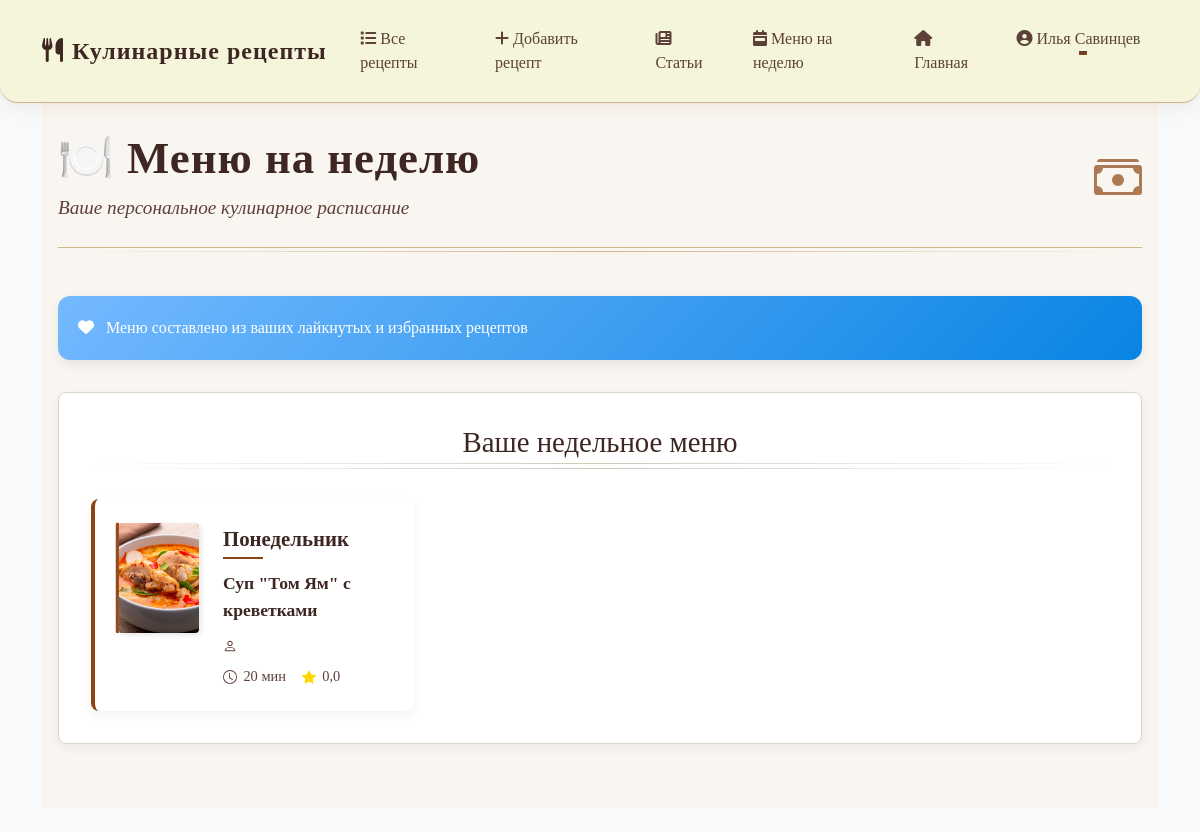
Screenshot of /accounts/menu-for-week/ (signed in) with the database file from the repository.
### accounts/models.py (models this page shows, shortened)
class User(AbstractBaseUser, PermissionsMixin):
    email = models.EmailField(unique=True)
    first_name = models.CharField(max_length=30, blank=True)
    last_name = models.CharField(max_length=30, blank=True)
    is_staff = models.BooleanField(default=False)
    is_active = models.BooleanField(default=True)
    date_joined = models.DateTimeField(default=timezone.now)
    USERNAME_FIELD = 'email'
    REQUIRED_FIELDS = []
    objects = UserManager()

class Recipe(models.Model):
    title = models.CharField(max_length=200)
    description = models.TextField(blank=True)
    ingredients = models.TextField(blank=True)
    instructions = models.TextField()
    created_at = models.DateTimeField(auto_now_add=True)
    updated_at = models.DateTimeField(auto_now=True)
    author = models.ForeignKey(User, on_delete=models.CASCADE, related_name='recipes')
    steps = models.TextField(blank=True)
    prep_time = models.PositiveIntegerField(null=True, blank=True, help_text='Время приготовления в минутах')
    cook_time = models.PositiveIntegerField(null=True, blank=True, help_text='Время готовки в минутах')
    image = models.ImageField(upload_to='recipe_images/', null=True, blank=True)
    MODERATION_STATUS_CHOICES = [
        ('pending', 'На модерации'),
        ('approved', 'Одобрен'),
        ('rejected', 'Отклонён'),
    ]
    moderation_status = models.CharField(max_length=10, choices=MODERATION_STATUS_CHOICES, default='pending')
    slug = models.SlugField(max_length=255, unique=True, blank=True)

### accounts/views.py (the view)
# urls.py: path('menu-for-week/', menu_for_week_view, name='menu_for_week'),
@login_required
def menu_for_week_view(request):
    user = request.user
    liked_recipes = Recipe.objects.filter(likes__user=user)
    favorite_recipes = Recipe.objects.filter(favorited_by__user=user)
    user_recipes = (liked_recipes | favorite_recipes).distinct()
    if user_recipes.exists():
        recipes_qs = user_recipes
    else:
        recipes_qs = Recipe.objects.annotate(likes_count=Count('likes')).order_by('-likes_count', '-created_at')[:20]
    recipes_list = list(recipes_qs)
    random.shuffle(recipes_list)
    week_menu = recipes_list[:7]
    days = [
        'Понедельник', 'Вторник', 'Среда', 'Четверг', 'Пятница', 'Суббота', 'Воскресенье'
    ]
    menu = list(zip(days, week_menu))
    return render(request, 'accounts/menu_for_week.html', {'menu': menu, 'has_user_activity': user_recipes.exists()})

### accounts/templates/accounts/menu_for_week.html (shortened to what this page needs)
{% extends 'base.html' %}
{% block content %}
<div class="menu-container">
    <div class="menu-header">
        <div class="header-content">
            <h1 class="menu-title">🍽️ Меню на неделю</h1>
            <p class="menu-subtitle">Ваше персональное кулинарное расписание</p>
        </div>
        <div class="menu-icon">
        </div>
    </div>
    {% if has_user_activity %}
        <div class="menu-alert alert-info">
            <i class="fas fa-heart me-2"></i> Меню составлено из ваших лайкнутых и избранных рецептов
        </div>
    {% else %}
        <div class="menu-alert alert-warning">
            <i class="fas fa-fire me-2"></i> У вас пока нет лайкнутых рецептов — мы подобрали самые популярные!
        </div>
    {% endif %}
    <div class="menu-shelf">
        <div class="shelf-header">
            <h2 class="shelf-title">Ваше недельное меню</h2>
            <div class="shelf-decoration"></div>
        </div>
        <div class="menu-days">
            {% for day, recipe in menu %}
                <div class="menu-day">
                    <div class="day-book">
                        {% if recipe.image %}
                            <img src="{{ recipe.image.url }}" alt="{{ recipe.title }}" class="day-image">
                        {% endif %}
                        <div class="day-spine"></div>
                    </div>
                    <div class="day-info">
                        <div class="day-name">{{ day }}</div>
                        {% if recipe.slug %}
                            <a href="{% url 'recipe_detail' recipe.slug %}" class="recipe-title">{{ recipe.title }}</a>
                        {% else %}
                            <span class="recipe-title" style="background:#ccc;cursor:not-allowed;pointer-events:none;">{{ recipe.title }}</span>
                        {% endif %}
                        <div class="recipe-author">
                        </div>
                        <div class="recipe-meta">
                            <div class="recipe-time">
                                <svg xmlns="http://www.w3.org/2000/svg" width="14" height="14" fill="currentColor" viewBox="0 0 16 16">
                                    <path d="M8 3.5a.5.5 0 0 0-1 0V9a.5.5 0 0 0 .252.434l3.5 2a.5.5 0 0 0 .496-.868L8 8.71V3.5z"/>
                                    <path d="M8 16A8 8 0 1 0 8 0a8 8 0 0 0 0 16zm7-8A7 7 0 1 1 1 8a7 7 0 0 1 14 0z"/>
                                </svg>
                                {{ recipe.cook_time }} мин
                            </div>
                            <div class="recipe-rating">
                                {{ recipe.avg_rating|default:0|floatformat:1 }}
                            </div>
                        </div>
                    </div>
                </div>
            {% endfor %}
        </div>
    </div>
</div>
{% endblock %}

### accounts/templates/accounts/navbar.html (shortened to what this page needs)
{% load static %}
<nav class="navbar navbar-expand-lg fixed-top">
    <div class="container">
        <a class="navbar-brand" href="{% url 'recipe_list' %}">
            <i class="fas fa-utensils me-2"></i>Кулинарные рецепты
        </a>
        <div class="collapse navbar-collapse" id="navbarNav">
            <ul class="navbar-nav me-auto">
                <li class="nav-item">
                    <a class="nav-link" href="{% url 'recipe_list' %}">
                        <i class="fas fa-list me-1"></i>Все рецепты
                    </a>
                </li>
                {% if user.is_authenticated %}
                <li class="nav-item">
                    <a class="nav-link" href="{% url 'recipe_create' %}">
                        <i class="fas fa-plus me-1"></i>Добавить рецепт
                    </a>
                </li>
                <li class="nav-item">
                    <a class="nav-link" href="{% url 'articles_list' %}">
                        <i class="fas fa-newspaper me-1"></i>Статьи
                    </a>
                </li>
                <li class="nav-item">
                    <a class="nav-link" href="{% url 'menu_for_week' %}">
                        <i class="fas fa-calendar-week me-1"></i>Меню на неделю
                    </a>
                </li>
                {% endif %}
            </ul>
            <ul class="navbar-nav">
                <li class="nav-item">
                    <a class="nav-link" href="{% url 'home' %}">
                        <i class="fas fa-home me-2"></i>Главная
                    </a>
                </li>
                {% if user.is_authenticated %}
                <li class="nav-item dropdown">
                    <a class="nav-link dropdown-toggle" href="#" id="userDropdown" role="button" data-bs-toggle="dropdown">
                        <i class="fas fa-user-circle me-1"></i>{{ user.first_name }} {{ user.last_name }}
                    </a>
                </li>
                {% endif %}
            </ul>
        </div>
    </div>
</nav>
<div style="height: 76px;"></div>

### accounts/templates/base.html (style rules this page uses)
:root { --primary: #4361ee; --secondary: #3f37c9; --accent: #4895ef; --light: #f8f9fa; --dark: #212529; --success: #4cc9f0; --danger: #f72585; }
body { background-color: #f8f9fa; min-height: 100vh; }

### accounts/templates/accounts/navbar.html (style rules this page uses)
:root { --primary-color: #8B4513; --secondary-color: #A0522D; --light-brown: #D2B48C; --cream: #F5F5DC; --dark-text: #3E2723; --light-text: #5D4037; }
.navbar { background: var(--cream); box-shadow: 0 4px 18px rgba(139,69,19,0.07), 0 1.5px 6px rgba(139,69,19,0.04); border-bottom: 1.5px solid var(--light-brown); font-family: 'Georgia', serif; padding: 1.1rem 0; border-radius: 0 0 18px 18px; transition: all 0.3s; }
.navbar-brand { font-weight: 700; font-size: 1.5rem; color: var(--dark-text) !important; letter-spacing: 1px; transition: color 0.2s, transform 0.2s; }
.nav-link { font-weight: 500; font-size: 1rem; color: var(--light-text) !important; padding: 0.6rem 1.1rem !important; border-radius: 8px; transition: color 0.2s, background 0.2s, transform 0.2s; position: relative; }
.nav-link::after { content: ''; position: absolute; bottom: 6px; left: 50%; width: 0; height: 2px; background: var(--primary-color); transition: width 0.2s, left 0.2s; transform: translateX(-50%); }

### rows the page displays
User: first_name "Илья", last_name "Савинцев"
Recipe: image (picture), day "Понедельник", title "Суп \"Том Ям\" с креветками", cook_time "20", avg_rating "0,0"
